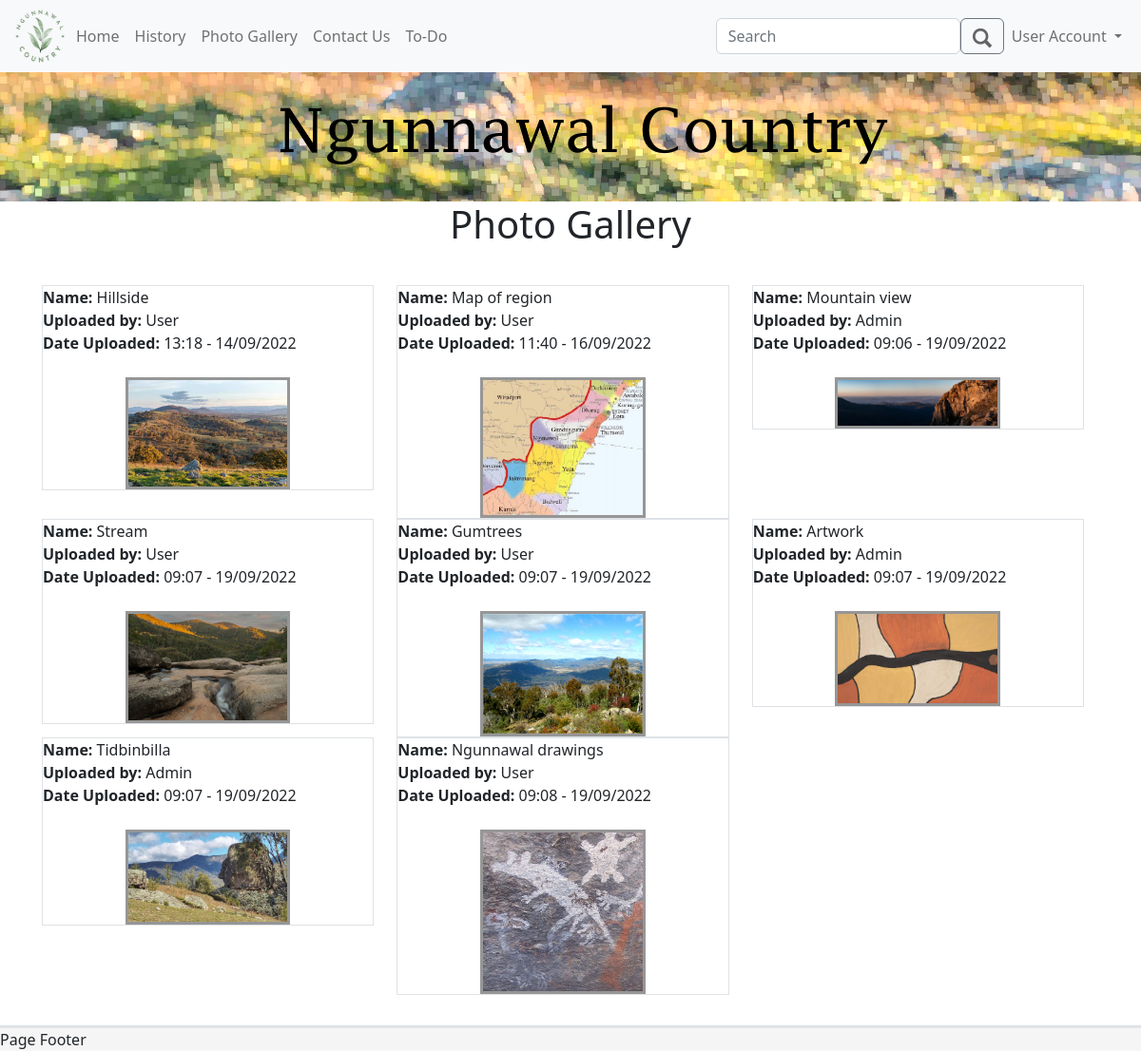
The page /gallery on the database its author committed.
### models.py (models this page shows, shortened)
class Photos(db.Model):
    photoid = db.Column(db.Integer, primary_key=True)
    title = db.Column(db.String(255))
    filename = db.Column(db.String(255))
    userid = db.Column(db.Integer)
    dateSubmitted = db.Column(db.DateTime)

class User(UserMixin, db.Model):
    id = db.Column(db.Integer, primary_key=True)
    email_address = db.Column(db.String(255), unique=True)
    name = db.Column(db.String(255))
    password_hash = db.Column(db.String(255))
    user_level = db.Column(db.Integer)

### app.py (the view)
@app.route('/gallery')
def photo_gallery():
    all_images = Photos.query.all()
    all_users = User.query.all()
    return render_template("gallery.html", title="Photo Gallery", user=current_user, images=all_images, users=all_users)

### templates/gallery.html (shortened to what this page needs)
{% extends 'template.html' %}
{% block cellContent1 %}
    <div class="grid-container">
        <div class="row">
            {% for image in images %}
                <div class="col-4">
                    <div class="border">
                        <span class="fw-semibold">Name: </span>{{ image.title }} <br>
                        <span class="fw-semibold">Uploaded by: </span>
                        {% for user in users %}
                            {% if user.id == image.userid %}
                                {{ user.name }}
                            {% endif %}
                        {% endfor %}
                        <br>
                        <span class="fw-semibold">Date Uploaded: </span>{{ image.dateSubmitted.strftime('%H:%M - %d/%m/%Y') }}
                        <br><br>
                        <a href="/userPhotos/{{ image.photoid }}">
                            <img class="centre-img img-border" src="/static/images/userPhotos/{{ image.filename }}"
                                 width="50%">
                        </a>
                    </div>
                </div>
            {% endfor %}
        </div>
    </div>
{% endblock %}

### static/ngunnawal.css (style rules this page uses)
* { margin: 0; padding: 0; box-sizing: border-box; }
body { background-color: #cff2ec; }
.grid-container { display: grid; grid-template-columns: auto auto; grid-gap: 1em; padding: 1em; }
.grid-container > div { background-color: rgba(255, 255, 255, 0.5); padding: 1em; }
.centre-img { display: block; margin-left: auto; margin-right: auto; max-height: 100%; max-width: 100%; height: auto; }
.img-border { border: 3px solid #969696; }

### rows shown on the page
Photos: title "Hillside", dateSubmitted "13:18 - 14/09/2022", filename (picture)
User: name "User"
Photos: title "Map of region", dateSubmitted "11:40 - 16/09/2022", filename (picture)
Photos: title "Mountain view", dateSubmitted "09:06 - 19/09/2022", filename (picture)
User: name "Admin"
Photos: title "Stream", dateSubmitted "09:07 - 19/09/2022", filename (picture)
Photos: title "Gumtrees", dateSubmitted "09:07 - 19/09/2022", filename (picture)
Photos: title "Artwork", dateSubmitted "09:07 - 19/09/2022", filename (picture)
Photos: title "Tidbinbilla", dateSubmitted "09:07 - 19/09/2022", filename (picture)
Photos: title "Ngunnawal drawings", dateSubmitted "09:08 - 19/09/2022", filename (picture)

### other values the page prints
{{ title }} "Photo Gallery"
